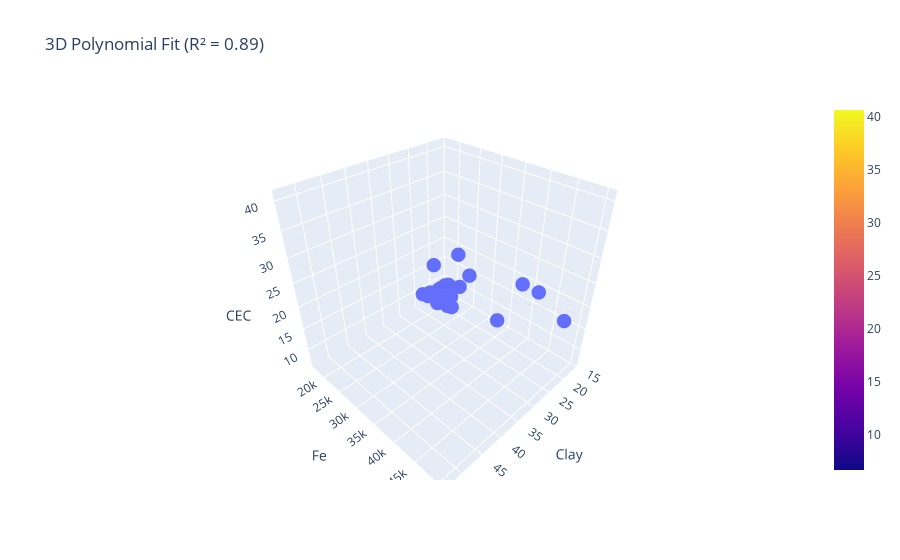

Notebook cell for this chart:
### Code cell
clay_test_errors_summary = []
train_errors_summary = []
best_n_ = []

for feature_set in feature_sets_CEC:
    
    best_n, R2_test_pol, R2_train_pol, RMSE_test_pol, RMSE_train_pol = stochastic_poly(clay_soil, feature_set, clay_soil['CEC'], iters=100)
    print('best_n, R2_test_pol, R2_train_pol, RMSE_test_pol, RMSE_train_pol, feature_set:', best_n, R2_test_pol, R2_train_pol, RMSE_test_pol, RMSE_train_pol, feature_set)
    clay_test_errors_summary.append(R2_test_pol)
    train_errors_summary.append(R2_train_pol)
    best_n_.append(best_n)

bars_plot(feature_sets_CEC, clay_test_errors_summary, train_errors_summary, 'Clayey samples CEC')

best_feat_ind = test_errors_summary.index(max(test_errors_summary))
best_feat = feature_sets_CEC[best_feat_ind]
best_feat_n = best_n_[best_feat_ind]
print('best_feat_ind, best_feat, best_feat_n', best_feat_ind, best_feat, best_feat_n)

fit_and_plot(clay_soil, best_feat, 'CEC', best_feat_n, mapping)

### Figure 1 — Plotly figure (JSON) as saved in the notebook; plotly's stock layout.template omitted (floating-point values rounded to 4 significant figures; data arrays with more than 128 entries replaced by an {"elided": "..."} marker saying what was removed)
{"data": [{"marker": {"size": 5}, "mode": "markers", "name": "Data points", "type": "scatter3d", "x": [21.73, 25.55, 16.1, 29.0, 18.82, 16.88, 18.51, 16.04, 21.37, 20.59, 23.0, 31.69, 37.13, 33.05, 27.52, 38.33, 38.84, 20.93, 23.23, 22.47, 25.45, 20.53, 52.89, 38.51, 32.34, 32.34, 16.97], "y": [23150.0, 21270.0, 16990.0, 22560.0, 18330.0, 19270.0, 34250.0, 18270.0, 20330.0, 17810.0, 22780.0, 34250.0, 32130.0, 33890.0, 31210.0, 35480.0, 37180.0, 21500.0, 24250.0, 24850.0, 24900.0, 19080.0, 49410.0, 42230.0, 47510.0, 50310.0, 47950.0], "z": [13.86, 12.63, 7.937, 14.48, 9.251, 9.498, 8.976, 8.396, 10.83, 15.84, 13.38, 29.88, 22.89, 21.7, 19.98, 23.82, 25.04, 12.5, 9.61, 9.2, 11.94, 9.943, 39.48, 32.48, 30.81, 30.81, 16.01]}, {"name": "Polynomial Surface", "type": "surface", "x": [16.04, 16.79, 17.55, 18.3, 19.05, 19.8, 20.55, 21.31, 22.06, 22.81, 23.56, 24.31, 25.07, 25.82, 26.57, 27.32, 28.07, 28.83, 29.58, 30.33, 31.08, 31.83, 32.59, 33.34, 34.09, 34.84, 35.59, 36.35, 37.1, 37.85, 38.6, 39.35, 40.11, 40.86, 41.61, 42.36, 43.11, 43.87, 44.62, 45.37, 46.12, 46.88, 47.63, 48.38, 49.13, 49.88, 50.64, 51.39, 52.14, 52.89], "y": [16990.0, 17670.0, 18350.0, 19030.0, 19710.0, 20390.0, 21070.0, 21750.0, 22430.0, 23110.0, 23790.0, 24470.0, 25150.0, 25830.0, 26510.0, 27190.0, 27870.0, 28550.0, 29230.0, 29910.0, 30590.0, 31270.0, 31950.0, 32630.0, 33310.0, 33990.0, 34670.0, 35350.0, 36030.0, 36710.0, 37390.0, 38070.0, 38750.0, 39430.0, 40110.0, 40790.0, 41470.0, 42150.0, 42830.0, 43510.0, 44190.0, 44870.0, 45550.0, 46230.0, 46910.0, 47590.0, 48270.0, 48950.0, 49630.0, 50310.0], "z": {"elided": "50x50 float values"}}], "layout": {"scene": {"xaxis": {"title": {"text": "Clay"}}, "yaxis": {"title": {"text": "Fe"}}, "zaxis": {"title": {"text": "CEC"}}}, "title": {"text": "3D Polynomial Fit (R² = 0.89)"}}}
